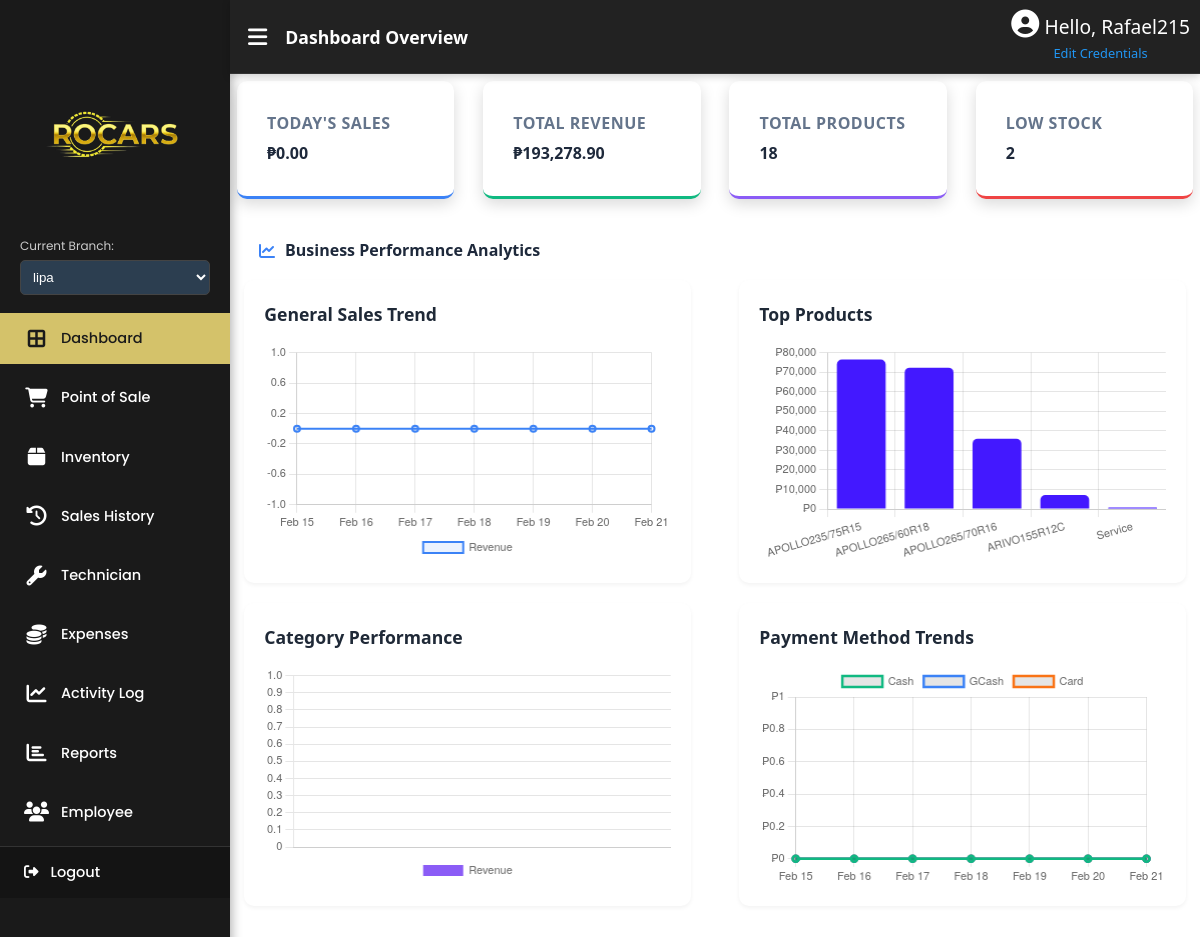
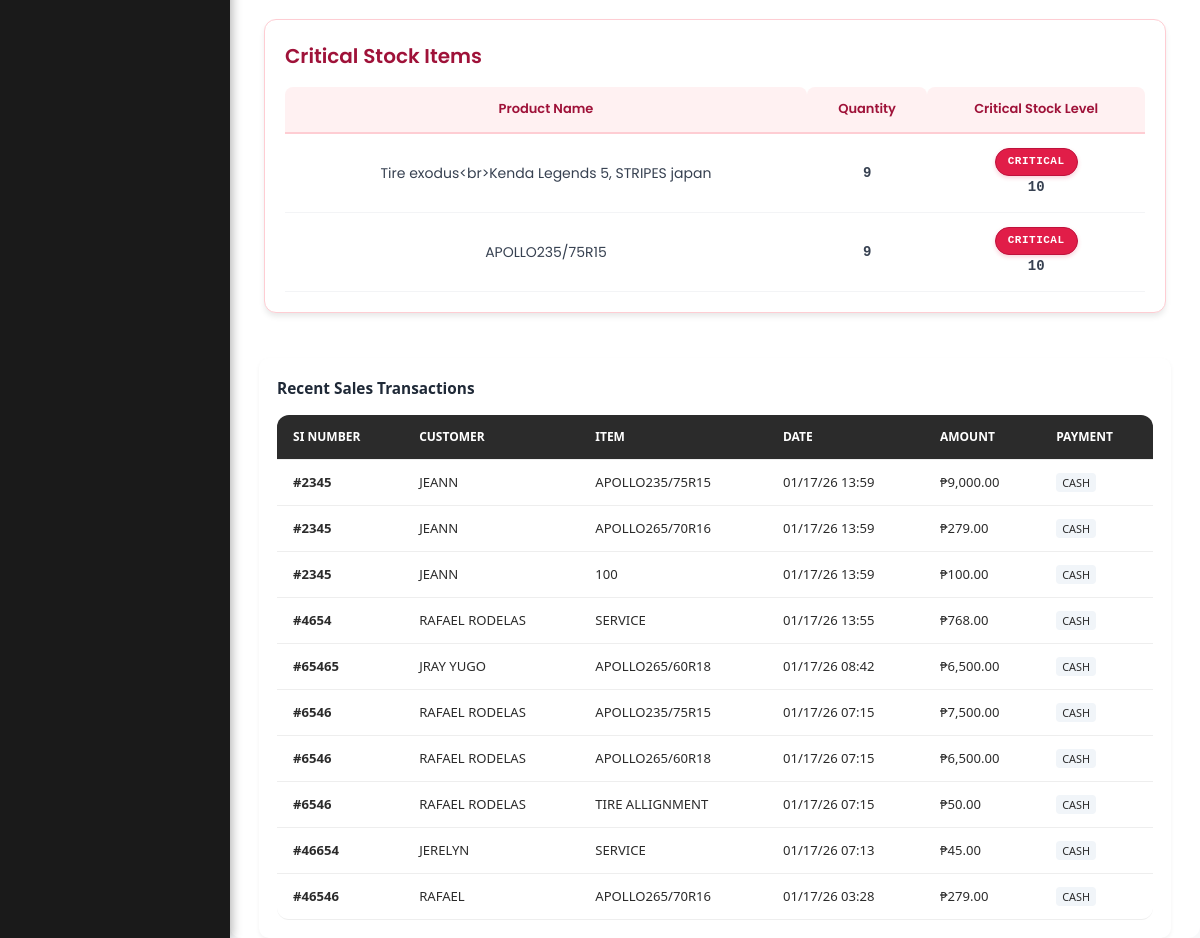
The page /index.php (signed in) on the database as committed earlier (2 pictures, top to bottom).
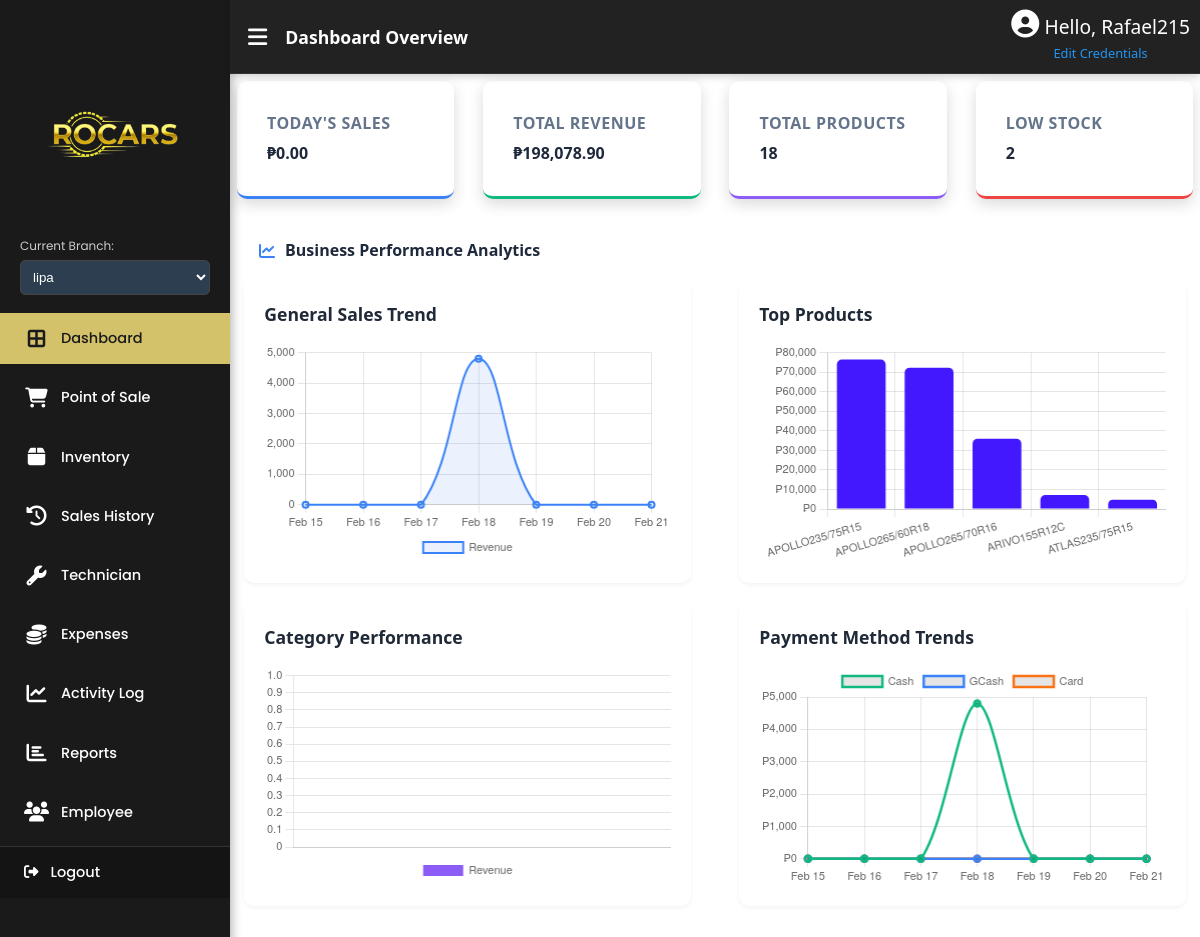
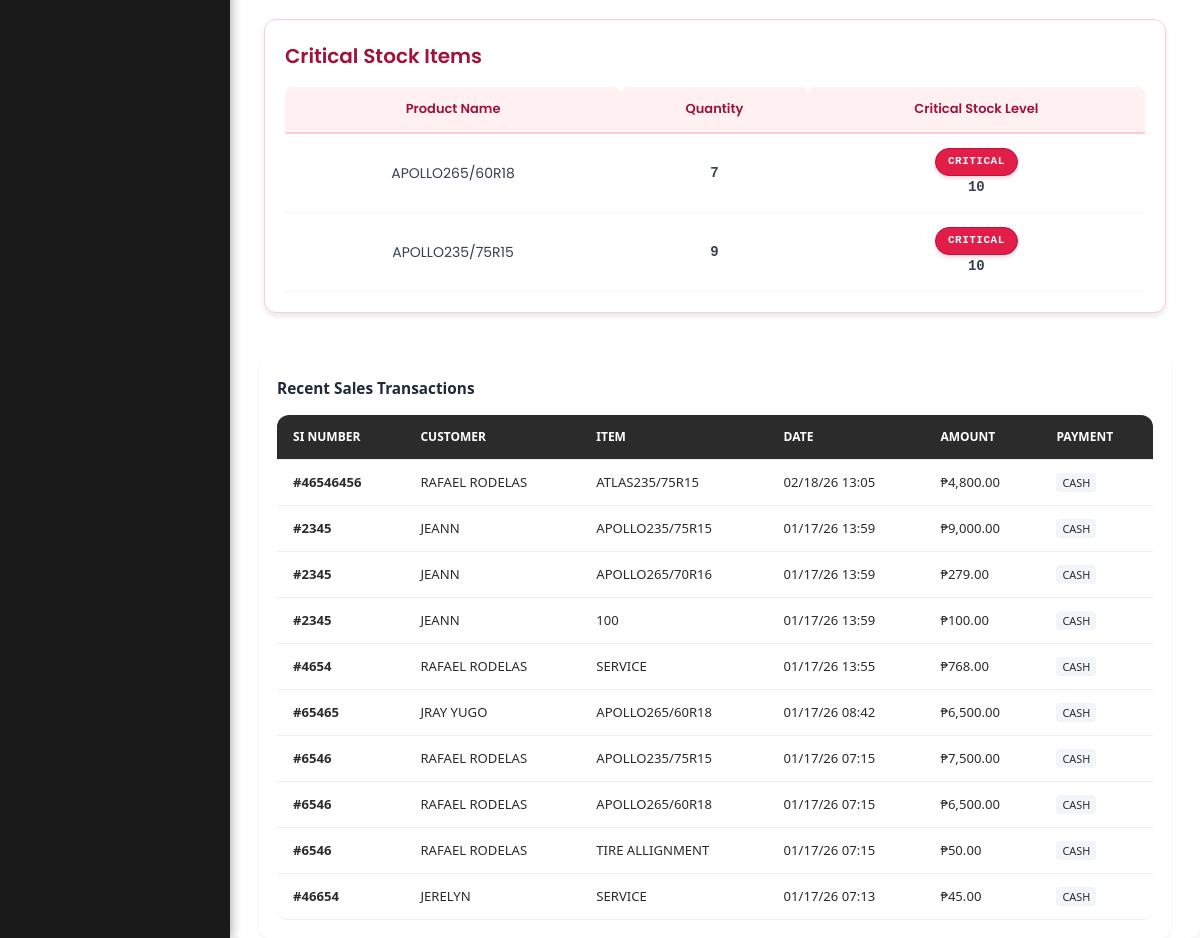
The same page on the database as committed later (2 pictures, top to bottom).
### tables this page shows
CREATE TABLE `inventory` (
  `inventory_id` int(11) NOT NULL,
  `branch_id` int(11) NOT NULL,
  `product_id` int(11) NOT NULL,
  `quantity` int(11) NOT NULL DEFAULT 0
);

CREATE TABLE `products` (
  `product_id` int(11) NOT NULL,
  `cat_id` int(11) NOT NULL,
  `product_name` varchar(100) NOT NULL,
  `price` decimal(10,2) NOT NULL,
  `cost` decimal(10,2) NOT NULL,
  `detail1` varchar(255) DEFAULT NULL,
  `detail2` varchar(255) DEFAULT NULL,
  `detail3` varchar(255) DEFAULT NULL,
  `detail4` varchar(255) DEFAULT NULL,
  `detail5` varchar(255) DEFAULT NULL,
  `detail6` varchar(255) DEFAULT NULL,
  `critical_stock_level` int(11) DEFAULT NULL
);

CREATE TABLE `sales` (
  `sales_id` int(11) NOT NULL,
  `si_number` varchar(50) NOT NULL,
  `date` datetime NOT NULL,
  `mechanic_id` int(11) DEFAULT NULL,
  `category` varchar(100) DEFAULT NULL,
  `quantity` int(11) DEFAULT NULL,
  `item_name` varchar(255) DEFAULT NULL,
  `customer_name` varchar(100) DEFAULT NULL,
  `vehicle` varchar(100) DEFAULT NULL,
  `plate_no` varchar(50) DEFAULT NULL,
  `odometer` varchar(50) DEFAULT NULL,
  `cp_number` varchar(20) DEFAULT NULL,
  `total_amount` decimal(10,2) DEFAULT NULL,
  `total_cost` decimal(10,2) DEFAULT NULL,
  `gross_profit` decimal(10,2) DEFAULT NULL,
  `remarks` text DEFAULT NULL,
  `discrepancy` text DEFAULT NULL,
  `front_incentive` decimal(10,2) DEFAULT NULL,
  `skill_incentive` decimal(10,2) DEFAULT NULL,
  `branch_id` int(11) DEFAULT NULL,
  `payment_method` varchar(50) NOT NULL DEFAULT 'Cash',
  `description` varchar(255) DEFAULT NULL
);

### index.php (the view, shortened to what the changed rows need)
<?php
require_once 'includes/auth.php';
$branch = isset($_SESSION['branch_id']) ? (int)$_SESSION['branch_id'] : 0;
$todaysSales = 0; $totalRevenue = 0; $totalProducts = 0; $lowStock = 0;
$salesTrend = []; $topProducts = []; $categories = []; $recentSales = []; $criticalItems = [];
if ($branch > 0) {
    $revenueQuery = "SELECT COALESCE(SUM(total_amount), 0) as total FROM sales WHERE branch_id = ?";
    $stmt = $conn->prepare($revenueQuery); $stmt->bind_param("i", $branch); $stmt->execute();
    $totalRevenue = (float)$stmt->get_result()->fetch_assoc()['total'];
    $criticalListQuery = "SELECT p.product_name, p.critical_stock_level, i.quantity FROM inventory i JOIN products p ON i.product_id = p.product_id WHERE i.branch_id = ? AND i.quantity <= p.critical_stock_level ORDER BY i.quantity ASC LIMIT 10";
    $stmt = $conn->prepare($criticalListQuery); $stmt->bind_param("i", $branch); $stmt->execute();
    $criticalItems = $stmt->get_result()->fetch_all(MYSQLI_ASSOC);
    $stmt = $conn->prepare("SELECT si_number, date, item_name, total_amount, payment_method, customer_name FROM sales WHERE branch_id = ? ORDER BY date DESC LIMIT 10");
    $stmt->bind_param("i", $branch); $stmt->execute();
    $recentSales = $stmt->get_result()->fetch_all(MYSQLI_ASSOC);
}
?>
<!DOCTYPE html>
<html lang="en">
<head>
<link rel="stylesheet" href="assets/css/dashboard.css">
<link rel="stylesheet" href="assets/css/dashboard2.css">
<link rel="stylesheet" href="assets/css/sidebar.css">
<link rel="stylesheet" href="assets/css/topbar.css">
<link rel="stylesheet" href="https://cdnjs.cloudflare.com/ajax/libs/font-awesome/6.5.0/css/all.min.css">
</head>
<body class="dashboard-page">
<div class="main-content" id="mainContent">
<div class="topbar" style="display:flex; align-items:center; justify-content:space-between; padding:10px;">
    <div style="display:flex; align-items:center; gap:10px;">
        <h1 style="font-size:1.1rem; margin:0;">Dashboard Overview</h1>
    </div>
</div>
    <div class="kpi-container">
      <div class="kpi" style="border-bottom-color:#10b981;"><h3>Total Revenue</h3><p>₱<?= number_format($totalRevenue,2) ?></p></div>
    </div>
    <div class="charts-grid">
      <div class="chart-box"><h3>General Sales Trend</h3><div class="chart-container"><canvas id="salesTrendChart"></canvas></div></div>
      <div class="chart-box"><h3>Top Products</h3><div class="chart-container"><canvas id="topProductsChart"></canvas></div></div>
      <div class="chart-box"><h3>Payment Method Trends</h3><div class="chart-container"><canvas id="paymentLineChart"></canvas></div></div>
    </div>
    <div class="critical-container">
    <div class="critical-stock">
        <div style="overflow-x:auto;">
            <table>
                <thead>
                    <tr>
                        <th>Product Name</th>
                        <th>Quantity</th>
                        <th>Critical Stock Level</th>
                    </tr>
                </thead>
                <tbody>
                <?php foreach($criticalItems as $item): ?>
                    <tr>
                        <td><?= htmlspecialchars($item['product_name'] ?: 'N/A') ?></td>
                        <td><?= htmlspecialchars($item['quantity'] ?: '0') ?></td>
                        <td>
                          <div  class="critical-row">critical</div>  <br>
                        <?= htmlspecialchars($item['critical_stock_level'] ?: '0') ?>
                        </td>
                    </tr>
                <?php endforeach; ?>
                </tbody>
            </table>
        </div>
    </div>
    </div>
    <div class="recent-sales">
        <div style="overflow-x:auto;">
            <table>
                <thead><tr><th>SI Number</th><th>Customer</th><th>Item</th><th>Date</th><th>Amount</th><th>Payment</th></tr></thead>
                <tbody>
                <?php foreach($recentSales as $sale): ?>
                <tr>
                    <td><strong>#<?= htmlspecialchars($sale['si_number']) ?></strong></td>
                    <td><?= htmlspecialchars($sale['customer_name'] ?: 'N/A') ?></td>
                    <td><?= htmlspecialchars($sale['item_name'] ?: 'N/A') ?></td>
                    <td><?= date('m/d/y H:i', strtotime($sale['date'])) ?></td>
                    <td>₱<?= number_format($sale['total_amount'],2) ?></td>
                    <td><span style="background:#f1f5f9; padding:2px 6px; border-radius:4px; font-size:0.68rem;"><?= ucfirst(strtolower(htmlspecialchars($sale['payment_method']))) ?></span></td>
                </tr>
                <?php endforeach; ?>
                </tbody>
            </table>
        </div>
    </div>
</div>
</body>
</html>

Rows that differ between the two databases and show on the page:
no longer on this page (row edited): inventory: product.product_name "Tire exodus<br>Kenda Legends 5, STRIPES japan", quantity "9", product.critical_stock_level "10"
no longer on this page (row unchanged): sales: si_number "46546", customer_name "RAFAEL", item_name "APOLLO265/70R16", date "01/17/26 03:28", total_amount "279.00", payment_method "CASH"
now on this page (row edited): inventory: product.product_name "APOLLO265/60R18", quantity "7", product.critical_stock_level "10"
added sales: si_number "46546456", customer_name "RAFAEL RODELAS", item_name "ATLAS235/75R15", date "02/18/26 13:05", total_amount "4,800.00", payment_method "CASH"
Other text that changed with them:
$totalRevenue: "193,278.90" → "198,078.90"
chart data {{ json_encode($paymentTrendData) }}: {"CASH":[0,0,0,0,0,0,0],"GCASH":[0,0,0,0,0,0,0],"CARD":[0,0,0,0,0,0,0]} → {"CASH":[0,0,0,4800,0,0,0],"GCASH":[0,0,0,0,0,0,0],"CARD":[0,0,0,0,0,0,0]}
